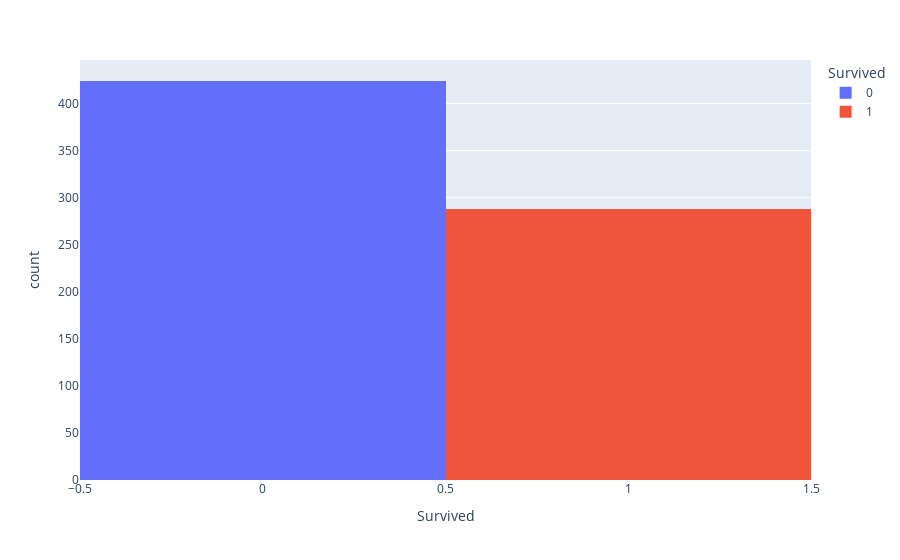
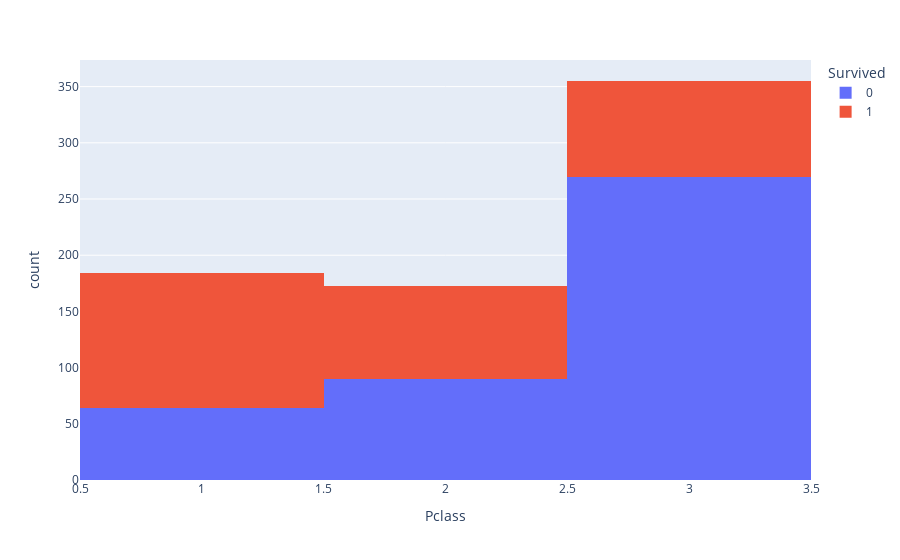
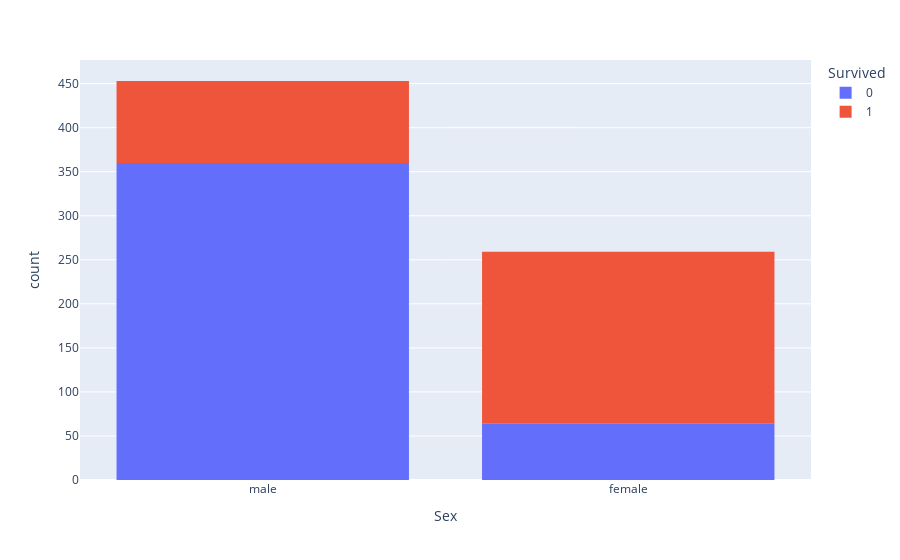
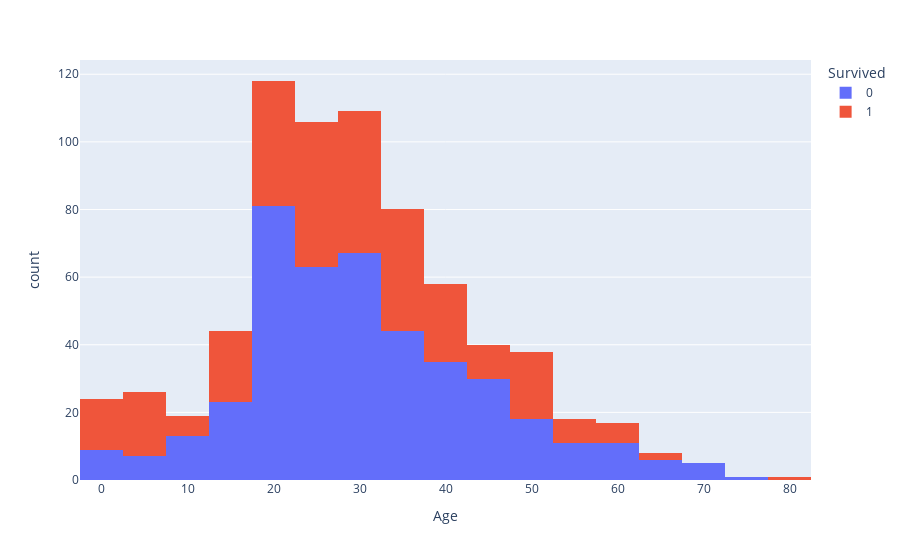

Notebook code cell kept with these figures, in order:
### Code cell
import plotly.express as px

# para edições nos gráficos: https://plotly.com/python/histograms/

for coluna in df:
    if coluna != "PassengerId" and coluna!="Name" and coluna !="Ticket":
        # criar a figura
        fig = px.histogram(df, x=coluna, color="Survived")
        # exibir a figura
        fig.show()
        display(df.pivot_table(index="Survived", columns=coluna, aggfunc='count').apply(lambda x: x*100/sum(x))["PassengerId"])

### Figure 1 — Plotly figure (JSON) as saved in the notebook; plotly's stock layout.template omitted (floating-point values rounded to 4 significant figures; data arrays with more than 128 entries replaced by an {"elided": "..."} marker saying what was removed)
{"data": [{"alignmentgroup": "True", "bingroup": "x", "hovertemplate": "Survived=%{x}<br>count=%{y}<extra></extra>", "legendgroup": "0", "marker": {"color": "#636efa", "pattern": {"shape": ""}}, "name": "0", "offsetgroup": "0", "orientation": "v", "showlegend": true, "type": "histogram", "x": {"elided": "424 int values"}, "xaxis": "x", "yaxis": "y"}, {"alignmentgroup": "True", "bingroup": "x", "hovertemplate": "Survived=%{x}<br>count=%{y}<extra></extra>", "legendgroup": "1", "marker": {"color": "#EF553B", "pattern": {"shape": ""}}, "name": "1", "offsetgroup": "1", "orientation": "v", "showlegend": true, "type": "histogram", "x": {"elided": "288 int values"}, "xaxis": "x", "yaxis": "y"}], "layout": {"autosize": true, "barmode": "relative", "legend": {"title": {"text": "Survived"}, "tracegroupgap": 0}, "margin": {"t": 60}, "xaxis": {"anchor": "y", "autorange": true, "categoryarray": [0, 1], "categoryorder": "array", "domain": [0, 1], "range": [-0.5, 1.5], "title": {"text": "Survived"}, "type": "linear"}, "yaxis": {"anchor": "x", "autorange": true, "domain": [0, 1], "range": [0, 446.3], "title": {"text": "count"}}}}

### Figure 2 — Plotly figure (JSON) as saved in the notebook; plotly's stock layout.template omitted (floating-point values rounded to 4 significant figures; data arrays with more than 128 entries replaced by an {"elided": "..."} marker saying what was removed)
{"data": [{"alignmentgroup": "True", "bingroup": "x", "hovertemplate": "Survived=0<br>Pclass=%{x}<br>count=%{y}<extra></extra>", "legendgroup": "0", "marker": {"color": "#636efa", "pattern": {"shape": ""}}, "name": "0", "offsetgroup": "0", "orientation": "v", "showlegend": true, "type": "histogram", "x": {"elided": "424 int values"}, "xaxis": "x", "yaxis": "y"}, {"alignmentgroup": "True", "bingroup": "x", "hovertemplate": "Survived=1<br>Pclass=%{x}<br>count=%{y}<extra></extra>", "legendgroup": "1", "marker": {"color": "#EF553B", "pattern": {"shape": ""}}, "name": "1", "offsetgroup": "1", "orientation": "v", "showlegend": true, "type": "histogram", "x": {"elided": "288 int values"}, "xaxis": "x", "yaxis": "y"}], "layout": {"autosize": true, "barmode": "relative", "legend": {"title": {"text": "Survived"}, "tracegroupgap": 0}, "margin": {"t": 60}, "xaxis": {"anchor": "y", "autorange": true, "domain": [0, 1], "range": [0.5, 3.5], "title": {"text": "Pclass"}, "type": "linear"}, "yaxis": {"anchor": "x", "autorange": true, "domain": [0, 1], "range": [0, 373.7], "title": {"text": "count"}}}}

### Figure 3 — Plotly figure (JSON) as saved in the notebook; plotly's stock layout.template omitted (floating-point values rounded to 4 significant figures; data arrays with more than 128 entries replaced by an {"elided": "..."} marker saying what was removed)
{"data": [{"alignmentgroup": "True", "bingroup": "x", "hovertemplate": "Survived=0<br>Sex=%{x}<br>count=%{y}<extra></extra>", "legendgroup": "0", "marker": {"color": "#636efa", "pattern": {"shape": ""}}, "name": "0", "offsetgroup": "0", "orientation": "v", "showlegend": true, "type": "histogram", "x": {"elided": "424 str values"}, "xaxis": "x", "yaxis": "y"}, {"alignmentgroup": "True", "bingroup": "x", "hovertemplate": "Survived=1<br>Sex=%{x}<br>count=%{y}<extra></extra>", "legendgroup": "1", "marker": {"color": "#EF553B", "pattern": {"shape": ""}}, "name": "1", "offsetgroup": "1", "orientation": "v", "showlegend": true, "type": "histogram", "x": {"elided": "288 str values"}, "xaxis": "x", "yaxis": "y"}], "layout": {"autosize": true, "barmode": "relative", "legend": {"title": {"text": "Survived"}, "tracegroupgap": 0}, "margin": {"t": 60}, "xaxis": {"anchor": "y", "autorange": true, "domain": [0, 1], "range": [-0.5, 1.5], "title": {"text": "Sex"}, "type": "category"}, "yaxis": {"anchor": "x", "autorange": true, "domain": [0, 1], "range": [0, 476.8], "title": {"text": "count"}}}}

### Figure 4 — Plotly figure (JSON) as saved in the notebook; plotly's stock layout.template omitted (floating-point values rounded to 4 significant figures; data arrays with more than 128 entries replaced by an {"elided": "..."} marker saying what was removed)
{"data": [{"alignmentgroup": "True", "bingroup": "x", "hovertemplate": "Survived=0<br>Age=%{x}<br>count=%{y}<extra></extra>", "legendgroup": "0", "marker": {"color": "#636efa", "pattern": {"shape": ""}}, "name": "0", "offsetgroup": "0", "orientation": "v", "showlegend": true, "type": "histogram", "x": {"elided": "424 float values"}, "xaxis": "x", "yaxis": "y"}, {"alignmentgroup": "True", "bingroup": "x", "hovertemplate": "Survived=1<br>Age=%{x}<br>count=%{y}<extra></extra>", "legendgroup": "1", "marker": {"color": "#EF553B", "pattern": {"shape": ""}}, "name": "1", "offsetgroup": "1", "orientation": "v", "showlegend": true, "type": "histogram", "x": {"elided": "288 float values"}, "xaxis": "x", "yaxis": "y"}], "layout": {"autosize": true, "barmode": "relative", "legend": {"title": {"text": "Survived"}, "tracegroupgap": 0}, "margin": {"t": 60}, "xaxis": {"anchor": "y", "autorange": true, "domain": [0, 1], "range": [-2.5, 82.5], "title": {"text": "Age"}, "type": "linear"}, "yaxis": {"anchor": "x", "autorange": true, "domain": [0, 1], "range": [0, 124.2], "title": {"text": "count"}}}}
